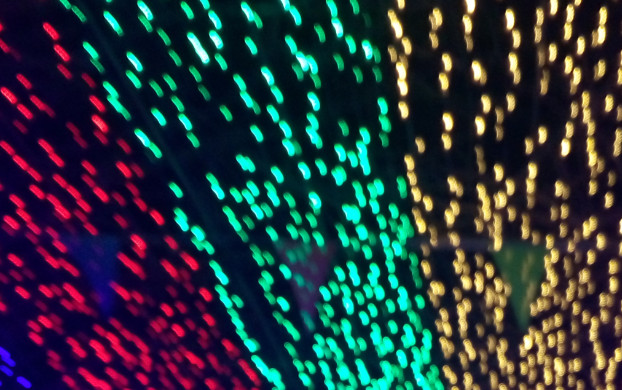
#> input picture Tensorflow/7-边缘检测 -1/image0.jpg, 622 x 390 px
$ jupyter execute 'edge detection1.ipynb'
#> lines starting #> are read from the running program, lines starting #| are printed output that depends on the picture; after the words box and inside, x2 and y2 are one past the last pixel; in counts of white or black regions, pixels touching at a corner belong together
[cell 1]
# sobel  算子  边缘检测
import cv2
import numpy as np
import random
import math

img = cv2.imread('image0.jpg',1) #灰度图片打开
#> img is the input picture: shape (390, 622, 3); mean B, G, R 60.6, 55.4, 42.2
imgInfo = img.shape
#> imgInfo = (390, 622, 3)
height = imgInfo[0]
#> height = 390
width = imgInfo[1]
#> width = 622
cv2.imshow('src',img)
#sobel边缘检测     1 算子模版  2  图片卷积  3 阈值判决

#  竖直方向算子              水平方向算子
#【 1  2   1               【1  0  -1
#   0  0  0                2  0  -2
#  -1 -2 -1 】            1  0  -1】

#【1,2,3,4】图像信息  【a,b,c,d】卷积模版    a*1+b*2+c*3+d*4 = dat  卷积值
#a 水平方向卷积值 b 竖直方向卷积值
#sqrt(a*a+b*b)  = f  >  th    阈值判断

gray = cv2.cvtColor(img,cv2.COLOR_BGR2GRAY)  #1
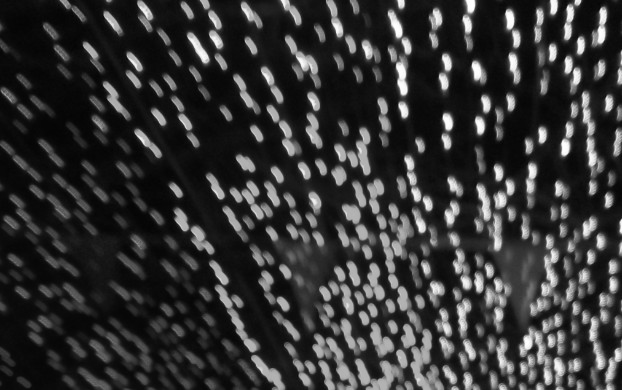
#> gray: shape (390, 622); min 1, max 255, mean 52
dat = np.zeros((height,width,1),np.uint8)
for i in range(0,height-2):
    for j in range(0,width-2):
        gy = gray[i,j]*1+gray[i,j+1]*2+gray[i,j+2]*1 -  gray[i+2,j]*1 - gray[i+2,j+1]*2 - gray[i+2,j+2]*1
        gx = gray[i,j]*1+gray[i+1,j]*2+gray[i+2,j]*1 -  gray[i,j+2]*1 - gray[i+1,j+2]*2 - gray[i+2,j+2]*1
        grad = math.sqrt(gx*gx+gy*gy)
        if grad > 50:
            dat[i,j] =255
        else:
            dat[i,j]=0
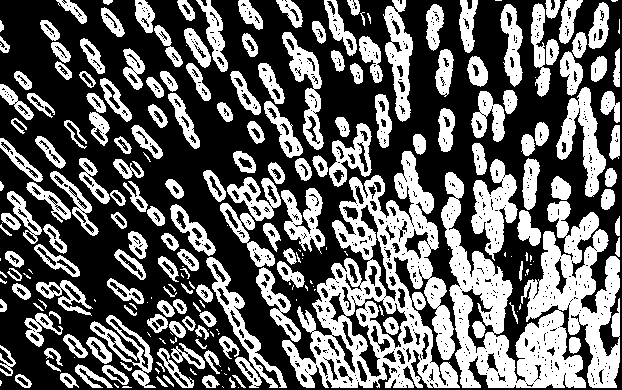
#> dat: shape (390, 622, 1); 39.3% white; 239 white regions (64 under 20 px), largest, box (x1, y1, x2, y2) and area: (441, 172, 620, 388) 17980, (282, 151, 460, 388) 16521, (471, 159, 518, 261) 2374
cv2.imshow('dat',dat)
cv2.waitKey(0)

# [4 lines of commented-out code are left out]
